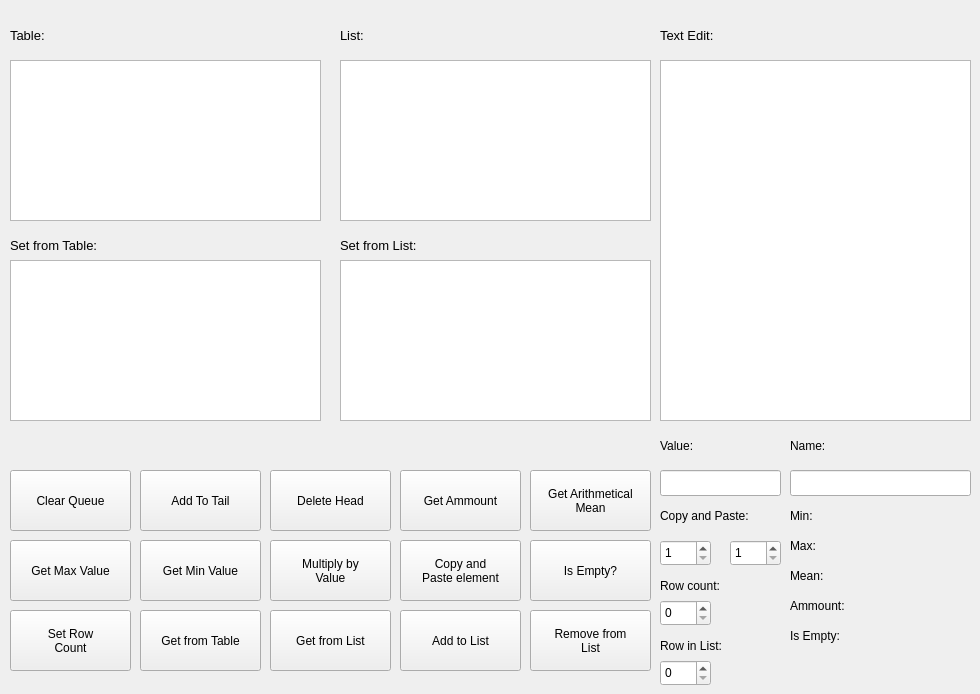
<?xml version="1.0" encoding="UTF-8"?>
<ui version="4.0">
 <class>Lab07_PNR</class>
 <widget class="QMainWindow" name="Lab07_PNR">
  <property name="geometry">
   <rect>
    <x>0</x>
    <y>0</y>
    <width>980</width>
    <height>694</height>
   </rect>
  </property>
  <property name="windowTitle">
   <string>Lab07_PNR</string>
  </property>
  <widget class="QWidget" name="centralwidget">
   <widget class="QTableWidget" name="table_PNR">
    <property name="geometry">
     <rect>
      <x>10</x>
      <y>60</y>
      <width>311</width>
      <height>161</height>
     </rect>
    </property>
   </widget>
   <widget class="QListWidget" name="list_PNR">
    <property name="geometry">
     <rect>
      <x>340</x>
      <y>60</y>
      <width>311</width>
      <height>161</height>
     </rect>
    </property>
   </widget>
   <widget class="QPlainTextEdit" name="textEdit_PNR">
    <property name="geometry">
     <rect>
      <x>660</x>
      <y>60</y>
      <width>311</width>
      <height>361</height>
     </rect>
    </property>
   </widget>
   <widget class="QPushButton" name="btn_add_PNR">
    <property name="geometry">
     <rect>
      <x>140</x>
      <y>470</y>
      <width>121</width>
      <height>61</height>
     </rect>
    </property>
    <property name="text">
     <string>Add To Tail</string>
    </property>
   </widget>
   <widget class="QPushButton" name="btn_clear_PNR">
    <property name="geometry">
     <rect>
      <x>10</x>
      <y>470</y>
      <width>121</width>
      <height>61</height>
     </rect>
    </property>
    <property name="text">
     <string>Clear Queue</string>
    </property>
   </widget>
   <widget class="QPushButton" name="btn_delete_PNR">
    <property name="geometry">
     <rect>
      <x>270</x>
      <y>470</y>
      <width>121</width>
      <height>61</height>
     </rect>
    </property>
    <property name="text">
     <string>Delete Head</string>
    </property>
   </widget>
   <widget class="QPushButton" name="btn_ammount_PNR">
    <property name="geometry">
     <rect>
      <x>400</x>
      <y>470</y>
      <width>121</width>
      <height>61</height>
     </rect>
    </property>
    <property name="font">
     <font>
      <pointsize>9</pointsize>
     </font>
    </property>
    <property name="text">
     <string>Get Ammount</string>
    </property>
   </widget>
   <widget class="QPushButton" name="btn_max_PNR">
    <property name="geometry">
     <rect>
      <x>10</x>
      <y>540</y>
      <width>121</width>
      <height>61</height>
     </rect>
    </property>
    <property name="font">
     <font>
      <pointsize>9</pointsize>
     </font>
    </property>
    <property name="text">
     <string>Get Max Value</string>
    </property>
   </widget>
   <widget class="QPushButton" name="btn_min_PNR">
    <property name="geometry">
     <rect>
      <x>140</x>
      <y>540</y>
      <width>121</width>
      <height>61</height>
     </rect>
    </property>
    <property name="font">
     <font>
      <pointsize>9</pointsize>
     </font>
    </property>
    <property name="text">
     <string>Get Min Value</string>
    </property>
   </widget>
   <widget class="QPushButton" name="btn_copyAndPasteElem_PNR">
    <property name="geometry">
     <rect>
      <x>400</x>
      <y>540</y>
      <width>121</width>
      <height>61</height>
     </rect>
    </property>
    <property name="font">
     <font>
      <pointsize>9</pointsize>
     </font>
    </property>
    <property name="text">
     <string>Copy and
Paste element</string>
    </property>
   </widget>
   <widget class="QTableWidget" name="tableSet_PNR">
    <property name="geometry">
     <rect>
      <x>10</x>
      <y>260</y>
      <width>311</width>
      <height>161</height>
     </rect>
    </property>
   </widget>
   <widget class="QListWidget" name="listSet_PNR">
    <property name="geometry">
     <rect>
      <x>340</x>
      <y>260</y>
      <width>311</width>
      <height>161</height>
     </rect>
    </property>
   </widget>
   <widget class="QLabel" name="lbl_setFromTable_PNR">
    <property name="geometry">
     <rect>
      <x>10</x>
      <y>230</y>
      <width>311</width>
      <height>31</height>
     </rect>
    </property>
    <property name="font">
     <font>
      <pointsize>10</pointsize>
     </font>
    </property>
    <property name="text">
     <string>Set from Table:</string>
    </property>
   </widget>
   <widget class="QLabel" name="lbl_setFromList_PNR">
    <property name="geometry">
     <rect>
      <x>340</x>
      <y>230</y>
      <width>311</width>
      <height>31</height>
     </rect>
    </property>
    <property name="font">
     <font>
      <pointsize>10</pointsize>
     </font>
    </property>
    <property name="text">
     <string>Set from List:</string>
    </property>
   </widget>
   <widget class="QLabel" name="lbl_table_PNR">
    <property name="geometry">
     <rect>
      <x>10</x>
      <y>20</y>
      <width>311</width>
      <height>31</height>
     </rect>
    </property>
    <property name="font">
     <font>
      <pointsize>10</pointsize>
     </font>
    </property>
    <property name="text">
     <string>Table:</string>
    </property>
   </widget>
   <widget class="QLabel" name="lbl_list_PNR">
    <property name="geometry">
     <rect>
      <x>340</x>
      <y>20</y>
      <width>311</width>
      <height>31</height>
     </rect>
    </property>
    <property name="font">
     <font>
      <pointsize>10</pointsize>
     </font>
    </property>
    <property name="text">
     <string>List:</string>
    </property>
   </widget>
   <widget class="QLabel" name="lbl_textEdit_PNR">
    <property name="geometry">
     <rect>
      <x>660</x>
      <y>20</y>
      <width>311</width>
      <height>31</height>
     </rect>
    </property>
    <property name="font">
     <font>
      <pointsize>10</pointsize>
     </font>
    </property>
    <property name="text">
     <string>Text Edit:</string>
    </property>
   </widget>
   <widget class="QPushButton" name="btn_getFromTable_PNR">
    <property name="geometry">
     <rect>
      <x>140</x>
      <y>610</y>
      <width>121</width>
      <height>61</height>
     </rect>
    </property>
    <property name="font">
     <font>
      <pointsize>9</pointsize>
     </font>
    </property>
    <property name="text">
     <string>Get from Table</string>
    </property>
   </widget>
   <widget class="QPushButton" name="btn_getFromList_PNR">
    <property name="geometry">
     <rect>
      <x>270</x>
      <y>610</y>
      <width>121</width>
      <height>61</height>
     </rect>
    </property>
    <property name="font">
     <font>
      <pointsize>9</pointsize>
     </font>
    </property>
    <property name="text">
     <string>Get from List</string>
    </property>
   </widget>
   <widget class="QPushButton" name="btn_mean_PNR">
    <property name="geometry">
     <rect>
      <x>530</x>
      <y>470</y>
      <width>121</width>
      <height>61</height>
     </rect>
    </property>
    <property name="font">
     <font>
      <pointsize>9</pointsize>
     </font>
    </property>
    <property name="text">
     <string>Get Arithmetical  
Mean</string>
    </property>
   </widget>
   <widget class="QLabel" name="lbl_value_PNR">
    <property name="geometry">
     <rect>
      <x>660</x>
      <y>430</y>
      <width>121</width>
      <height>31</height>
     </rect>
    </property>
    <property name="font">
     <font>
      <pointsize>9</pointsize>
     </font>
    </property>
    <property name="text">
     <string>Value:</string>
    </property>
   </widget>
   <widget class="QLineEdit" name="lineEdit_name_PNR">
    <property name="geometry">
     <rect>
      <x>790</x>
      <y>470</y>
      <width>181</width>
      <height>26</height>
     </rect>
    </property>
   </widget>
   <widget class="QLabel" name="lbl_name_PNR">
    <property name="geometry">
     <rect>
      <x>790</x>
      <y>430</y>
      <width>181</width>
      <height>31</height>
     </rect>
    </property>
    <property name="font">
     <font>
      <pointsize>9</pointsize>
     </font>
    </property>
    <property name="text">
     <string>Name:</string>
    </property>
   </widget>
   <widget class="QSpinBox" name="spinBox_first_PNR">
    <property name="geometry">
     <rect>
      <x>660</x>
      <y>540</y>
      <width>51</width>
      <height>26</height>
     </rect>
    </property>
    <property name="minimum">
     <number>1</number>
    </property>
   </widget>
   <widget class="QSpinBox" name="spinBox_second_PNR">
    <property name="geometry">
     <rect>
      <x>730</x>
      <y>540</y>
      <width>51</width>
      <height>26</height>
     </rect>
    </property>
    <property name="minimum">
     <number>1</number>
    </property>
   </widget>
   <widget class="QLabel" name="lbl_copyAndPaste_PNR">
    <property name="geometry">
     <rect>
      <x>660</x>
      <y>500</y>
      <width>121</width>
      <height>31</height>
     </rect>
    </property>
    <property name="font">
     <font>
      <pointsize>9</pointsize>
     </font>
    </property>
    <property name="text">
     <string>Copy and Paste:</string>
    </property>
   </widget>
   <widget class="QLineEdit" name="lineEdit_value_PNR">
    <property name="geometry">
     <rect>
      <x>660</x>
      <y>470</y>
      <width>121</width>
      <height>26</height>
     </rect>
    </property>
   </widget>
   <widget class="QLabel" name="lbl_min_PNR">
    <property name="geometry">
     <rect>
      <x>790</x>
      <y>500</y>
      <width>41</width>
      <height>31</height>
     </rect>
    </property>
    <property name="font">
     <font>
      <pointsize>9</pointsize>
     </font>
    </property>
    <property name="text">
     <string>Min:</string>
    </property>
   </widget>
   <widget class="QLabel" name="lbl_max_PNR">
    <property name="geometry">
     <rect>
      <x>790</x>
      <y>530</y>
      <width>41</width>
      <height>31</height>
     </rect>
    </property>
    <property name="font">
     <font>
      <pointsize>9</pointsize>
     </font>
    </property>
    <property name="text">
     <string>Max:</string>
    </property>
   </widget>
   <widget class="QLabel" name="lbl_mean_PNR">
    <property name="geometry">
     <rect>
      <x>790</x>
      <y>560</y>
      <width>51</width>
      <height>31</height>
     </rect>
    </property>
    <property name="font">
     <font>
      <pointsize>9</pointsize>
     </font>
    </property>
    <property name="text">
     <string>Mean:</string>
    </property>
   </widget>
   <widget class="QLabel" name="lbl_minVal_PNR">
    <property name="geometry">
     <rect>
      <x>820</x>
      <y>500</y>
      <width>151</width>
      <height>31</height>
     </rect>
    </property>
    <property name="font">
     <font>
      <pointsize>9</pointsize>
     </font>
    </property>
    <property name="text">
     <string/>
    </property>
   </widget>
   <widget class="QLabel" name="lbl_maxVal_PNR">
    <property name="geometry">
     <rect>
      <x>820</x>
      <y>530</y>
      <width>151</width>
      <height>31</height>
     </rect>
    </property>
    <property name="font">
     <font>
      <pointsize>9</pointsize>
     </font>
    </property>
    <property name="text">
     <string/>
    </property>
   </widget>
   <widget class="QLabel" name="lbl_meanVal_PNR">
    <property name="geometry">
     <rect>
      <x>840</x>
      <y>560</y>
      <width>131</width>
      <height>31</height>
     </rect>
    </property>
    <property name="font">
     <font>
      <pointsize>9</pointsize>
     </font>
    </property>
    <property name="text">
     <string/>
    </property>
   </widget>
   <widget class="QPushButton" name="btn_setRowCount_PNR">
    <property name="geometry">
     <rect>
      <x>10</x>
      <y>610</y>
      <width>121</width>
      <height>61</height>
     </rect>
    </property>
    <property name="text">
     <string>Set Row
Count</string>
    </property>
   </widget>
   <widget class="QSpinBox" name="spinBox_row_PNR">
    <property name="geometry">
     <rect>
      <x>660</x>
      <y>600</y>
      <width>51</width>
      <height>26</height>
     </rect>
    </property>
   </widget>
   <widget class="QLabel" name="lbl_rowCount_PNR">
    <property name="geometry">
     <rect>
      <x>660</x>
      <y>570</y>
      <width>81</width>
      <height>31</height>
     </rect>
    </property>
    <property name="font">
     <font>
      <pointsize>9</pointsize>
     </font>
    </property>
    <property name="text">
     <string>Row count:</string>
    </property>
   </widget>
   <widget class="QPushButton" name="btn_multByVal_PNR">
    <property name="geometry">
     <rect>
      <x>270</x>
      <y>540</y>
      <width>121</width>
      <height>61</height>
     </rect>
    </property>
    <property name="font">
     <font>
      <pointsize>9</pointsize>
     </font>
    </property>
    <property name="text">
     <string>Multiply by
Value</string>
    </property>
   </widget>
   <widget class="QLabel" name="lbl_ammount_PNR">
    <property name="geometry">
     <rect>
      <x>790</x>
      <y>590</y>
      <width>81</width>
      <height>31</height>
     </rect>
    </property>
    <property name="font">
     <font>
      <pointsize>9</pointsize>
     </font>
    </property>
    <property name="text">
     <string>Ammount:</string>
    </property>
   </widget>
   <widget class="QLabel" name="lbl_ammountVal_PNR">
    <property name="geometry">
     <rect>
      <x>870</x>
      <y>590</y>
      <width>101</width>
      <height>31</height>
     </rect>
    </property>
    <property name="font">
     <font>
      <pointsize>9</pointsize>
     </font>
    </property>
    <property name="text">
     <string/>
    </property>
   </widget>
   <widget class="QPushButton" name="btn_isEmpty_PNR">
    <property name="geometry">
     <rect>
      <x>530</x>
      <y>540</y>
      <width>121</width>
      <height>61</height>
     </rect>
    </property>
    <property name="text">
     <string>Is Empty?</string>
    </property>
   </widget>
   <widget class="QLabel" name="lbl_isEmpty_PNR">
    <property name="geometry">
     <rect>
      <x>790</x>
      <y>620</y>
      <width>61</width>
      <height>31</height>
     </rect>
    </property>
    <property name="font">
     <font>
      <pointsize>9</pointsize>
     </font>
    </property>
    <property name="text">
     <string>Is Empty:</string>
    </property>
   </widget>
   <widget class="QLabel" name="lbl_isEmptyVal_PNR">
    <property name="geometry">
     <rect>
      <x>860</x>
      <y>620</y>
      <width>111</width>
      <height>31</height>
     </rect>
    </property>
    <property name="font">
     <font>
      <pointsize>9</pointsize>
     </font>
    </property>
    <property name="text">
     <string/>
    </property>
   </widget>
   <widget class="QPushButton" name="btn_setListItem_PNR">
    <property name="geometry">
     <rect>
      <x>400</x>
      <y>610</y>
      <width>121</width>
      <height>61</height>
     </rect>
    </property>
    <property name="font">
     <font>
      <pointsize>9</pointsize>
     </font>
    </property>
    <property name="text">
     <string>Add to List</string>
    </property>
   </widget>
   <widget class="QPushButton" name="btn_setListItem_PNR_2">
    <property name="geometry">
     <rect>
      <x>530</x>
      <y>610</y>
      <width>121</width>
      <height>61</height>
     </rect>
    </property>
    <property name="font">
     <font>
      <pointsize>9</pointsize>
     </font>
    </property>
    <property name="text">
     <string>Remove from
List</string>
    </property>
   </widget>
   <widget class="QSpinBox" name="spinBox_rowInList_PNR">
    <property name="geometry">
     <rect>
      <x>660</x>
      <y>660</y>
      <width>51</width>
      <height>26</height>
     </rect>
    </property>
   </widget>
   <widget class="QLabel" name="lbl_rowCount_PNR_2">
    <property name="geometry">
     <rect>
      <x>660</x>
      <y>630</y>
      <width>81</width>
      <height>31</height>
     </rect>
    </property>
    <property name="font">
     <font>
      <pointsize>9</pointsize>
     </font>
    </property>
    <property name="text">
     <string>Row in List:</string>
    </property>
   </widget>
  </widget>
 </widget>
 <resources/>
 <connections/>
</ui>
